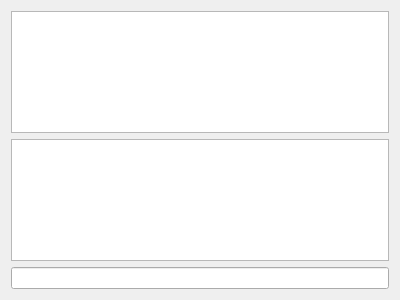
<?xml version="1.0" encoding="UTF-8"?>
<ui version="4.0">
 <class>Widget</class>
 <widget class="QWidget" name="Widget">
  <property name="geometry">
   <rect>
    <x>0</x>
    <y>0</y>
    <width>400</width>
    <height>300</height>
   </rect>
  </property>
  <property name="windowTitle">
   <string>Widget</string>
  </property>
  <layout class="QVBoxLayout" name="verticalLayout">
   <item>
    <widget class="QTextEdit" name="textEdit"/>
   </item>
   <item>
    <widget class="QTextEdit" name="textEdit_2"/>
   </item>
   <item>
    <widget class="QLineEdit" name="lineEdit"/>
   </item>
  </layout>
 </widget>
 <layoutdefault spacing="6" margin="11"/>
 <resources/>
 <connections/>
</ui>
